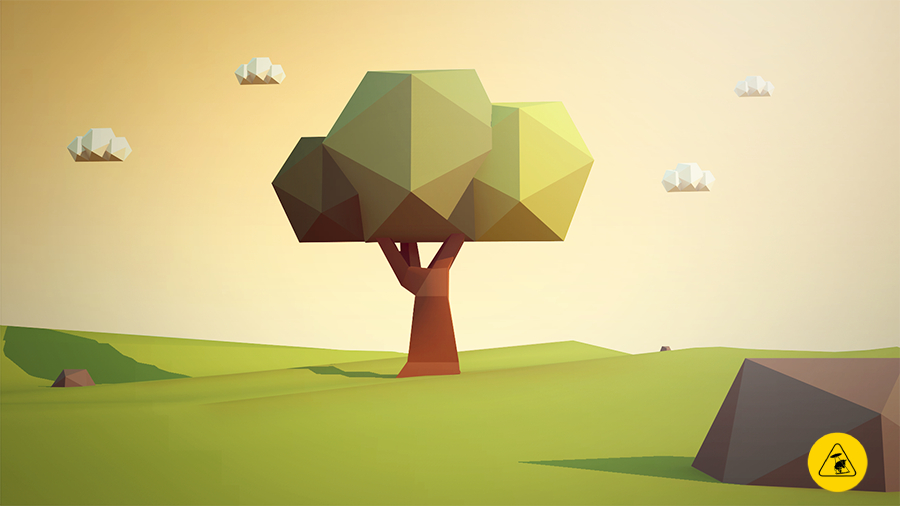
#> input picture spacy/spacy/background.jpg, 900 x 506 px
$ python run.py
#> lines starting #> are read from the running program, lines starting #| are printed output that depends on the picture; after the words box and inside, x2 and y2 are one past the last pixel; in counts of white or black regions, pixels touching at a corner belong together
#> in __init__, self.background is the input picture: shape (506, 900, 3); mean B, G, R 126.1, 187.4, 198.7
### spacy/spacy/spacy.py
from os.path import dirname, realpath, join
import cv2
import numpy as np

class Spacy:
    def __init__(self, width=1920, height=1080):
        self.width = width
        self.height = height
        self.abspath = dirname(realpath(__file__))
        self.background = cv2.imread(join(self.abspath, "background.jpg"))
        self.background = cv2.resize(self.background, (self.width, self.height))
        self.frame = self.draw()
        self.font = cv2.FONT_HERSHEY_SIMPLEX
        self.read_width = self.width

        self.correct = 0
        self. wrong = 0
        self.level = 1

    def resize(self, image, width):
        h, w = image.shape[:2]
        r = width / float(w)
        dim = (width, int(h * r))
        return cv2.resize(image, dim, interpolation=cv2.INTER_AREA)

    @property
    def canvas(self):
        return self.background.copy()

    @property
    def randomDarkColor(self):
        b,g,r = tuple(np.random.randint(200, size=3))
        return int(b), int(g), int(r)

    @property
    def randomLightColor(self):
        b,g,r = tuple(np.random.randint(200, 255, size=3))
        return int(b), int(g), int(r)

    def ufo(self, canvas, center, radius, number=None):
        axes = (radius, radius//2)
        cv2.ellipse(canvas, (center[0], center[1]-radius//3), (radius//2, radius//2), 0,  0,  360, self.randomDarkColor, -1, cv2.LINE_AA)
        cv2.ellipse(canvas, center, axes, 0, 0, 360, self.randomDarkColor, -1, cv2.LINE_AA)
        if number is not None:
            cv2.putText(canvas, str(number), (center[0]-15, center[1]+15), self.font, 1.5, self.randomLightColor, 3, cv2.LINE_AA)
        return canvas

    def draw(self):
        while True:
            canvas = self.canvas
            radius = 80
            numbers = np.arange(10)
            cx = np.arange(radius*2, self.width-(radius*2), radius*3)
            cy = np.arange(radius*2, self.height-(radius*2), radius*3)
            np.random.shuffle(numbers)
            np.random.shuffle(cx)
            np.random.shuffle(cy)

            positions = {}
            for i, (n, x, y) in enumerate(zip(numbers, cx[:10], cy[:10])):
                if i == 0 and self.level == 2:
                    # blank ufo
                    self.ufo(canvas, (x,y), radius)
                else:
                    # ufo with number
                    self.ufo(canvas, (x,y), radius, n)
                    positions.update({y:n})

            positions = dict(sorted(positions.items()))

            yield canvas, list(positions.values())

    def read(self, width=1920):
        self.read_width = width
        frame, numbers = next(self.frame)
#> in ufo, `axes = (radius, radius//2)`: axes = (80, 40)
#> in ufo, `cv2.putText(canvas, str(number), (center[0]-15, center[1]+15), self.fo..`: canvas: shape (1080, 1920, 3); mean of channels 0, 1, 2 126.1, 187.1, 197.9
#> in ufo (call 2), `cv2.putText(canvas, str(number), (center[0]-15, center[1]+15), self.fo..`: canvas: shape (1080, 1920, 3); mean of channels 0, 1, 2 126.5, 186.5, 197.3
#> in ufo (call 3), `cv2.ellipse(canvas, (center[0], center[1]-radius//3), (radius//2, radi..`: canvas: shape (1080, 1920, 3); mean of channels 0, 1, 2 126.5, 186.5, 197.2
#> in ufo (call 3), `cv2.putText(canvas, str(number), (center[0]-15, center[1]+15), self.fo..`: canvas: shape (1080, 1920, 3); mean of channels 0, 1, 2 126.9, 186.5, 196.6
#> call 4 of ufo, with center = (1600, 640), radius = 80, number = 9
#> in ufo (call 4), `cv2.ellipse(canvas, center, axes, 0, 0, 360, self.randomDarkColor, -1,..`:
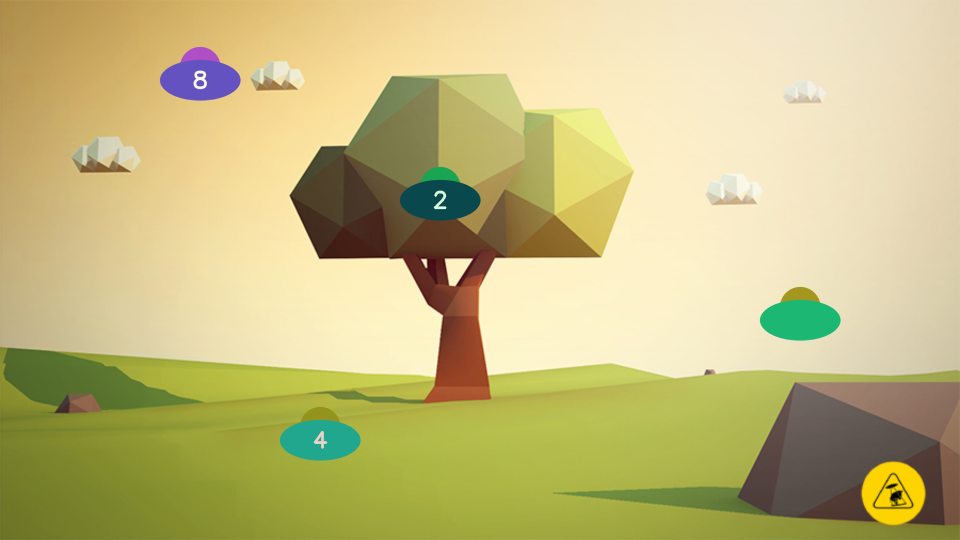
#> canvas: shape (1080, 1920, 3) (shown at 1/2 size); mean of channels 0, 1, 2 126.4, 186.2, 195.5; drawn as B, G, R
#> in ufo (call 4), `cv2.putText(canvas, str(number), (center[0]-15, center[1]+15), self.fo..`: canvas: shape (1080, 1920, 3); 0.03% of pixels changed, all inside (x1, y1, x2, y2) = (1586, 620, 1613, 659)
#> numbers = [8, 2, 9, 4]
        return self.resize(frame, width), numbers
#> in resize, `return cv2.resize(image, dim, interpolation=cv2.INTER_AREA)`:
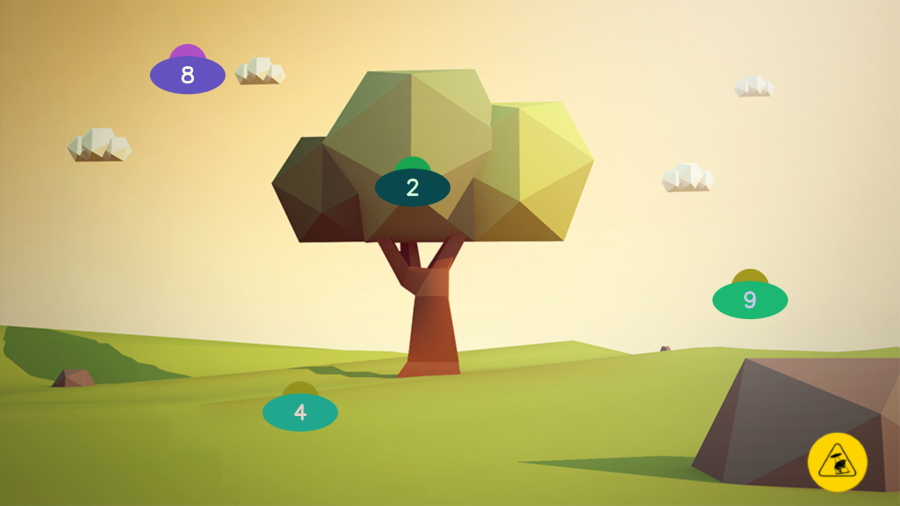
#> returned value: shape (506, 900, 3); mean of channels 0, 1, 2 126.4, 186.2, 195.6; drawn as B, G, R

    def write(self, frame, text, scale=1.2, thickness=2):
        frame = cv2.resize(frame, (self.width, self.height))
        return self.resize(cv2.putText(frame, str(text), (10, self.height-25), self.font, scale, (20, 232, 255), thickness, cv2.LINE_AA), width=self.read_width)

    # [16 lines left out: functions submit, accuracy, not called in this run]

spacy = Spacy()

### spacy/preprocess/preprocess.py
import cv2
import numpy as np
import classifier

class Localize:

    def process(self, frame):
        """
        Todo:
        preprocess frame to find out the location of UFO's.
        sort them from top to bottom based on their location,
        crop the UFO image from original frame and pass it to classifier.
        submit the predicted numbers list.
        """

        ################## Please write your code here ###################


        ##################################################################


        """
        Example: (how to use classifier)

        Note:-
        1. instead of reading cropped image from directory
        you need to find the locations of UFO's on the frame, crop them
        and sort them from top to bottom,
        pass them through classifier and return predicted numbers

        2. This example below is just for demonstration purpose,
        you can delete it when you write your own code above.
        """
        crop1 = cv2.imread("classifier/numbers/1/1_1.jpg")
        crop2 = cv2.imread("classifier/numbers/2/2_1.jpg")
        crop3 = cv2.imread("classifier/numbers/3/3_1.jpg")
        crop4 = cv2.imread("classifier/numbers/4/4_1.jpg")
        myanswer = classifier.predict(images=[crop1, crop2, crop3, crop4])
        return myanswer

localize = Localize()

### spacy/classifier/classifier.py
import os
import glob
import cv2
import numpy as np
from sklearn import svm
import pickle

class svmClassifier:
    def __init__(self, path):
        self.dataset_root = path
        self.classifier = svm.SVC(kernel='linear')
        self.model_path = os.path.join(os.path.dirname(os.path.realpath(__file__)), "model.pkl")
        self.X_test = None
        self.Y_test = None
        self.trained = False
        self.width = 170
        self.height = 115

    def preprocess(self, image):
        if len(image.shape) != 2:
            # convert to grayscale if not already
            image = cv2.cvtColor(image, cv2.COLOR_BGR2GRAY)

        if list(image.shape) != [self.height, self.width]:
            # resize image if not already
            image = cv2.resize(image, (self.width, self.height))

        # return 1d array
        return image.flatten()

    # [36 lines left out: functions load, split, train, not called in this run]

    def predict(self, image=None, images=None, model_path=None):
        if not self.trained:
            model_path = self.model_path if model_path == None else model_path
            if os.path.exists(model_path):
                with open(model_path, "rb") as f:
                    self.classifier = pickle.loads(f.read())
                    self.trained = True
            else:
                print("Trained model: {} not found".format(model_path))

        if image is not None:
            # predicting on single image
            images = [self.preprocess(image)]
        elif images is not None:
            # predicting on batch of images
            images = [self.preprocess(x) for x in images]

        return [eval(x) for x in self.classifier.predict(images)]

# object initialization
classifier = svmClassifier("numbers")

# [5 lines that do not run on import are left out]

### spacy/run.py
import cv2
import spacy
from preprocess import localize

while True:
    """
    read frame and corresponding numbers
    the read() method returns:
    1. frame with UFO's having number on it
    2. list of numbers sorted from top to bottom by position.
    """
    frame, numbers = spacy.read(width=900)
#> numbers = [8, 2, 9, 4]

    ##### please write your code inside 'preprocess.py' ####
    # try to break your code into different parts using class methods
    # keep it clean and readable, add comments where required

    myanswer = localize.process(frame)
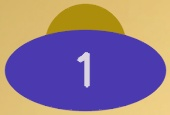
#> input picture spacy/classifier/numbers/1/1_1.jpg, 170 x 115 px
#> in process, crop1 is the input picture: shape (115, 170, 3); mean B, G, R 141, 119.4, 143.4
#> in preprocess, `image = cv2.cvtColor(image, cv2.COLOR_BGR2GRAY)`:
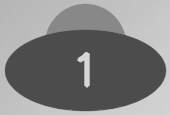
#> image: shape (115, 170); min 70, max 219, mean 129.1
#> (the run stopped early here; a loop or call above may not have finished)
